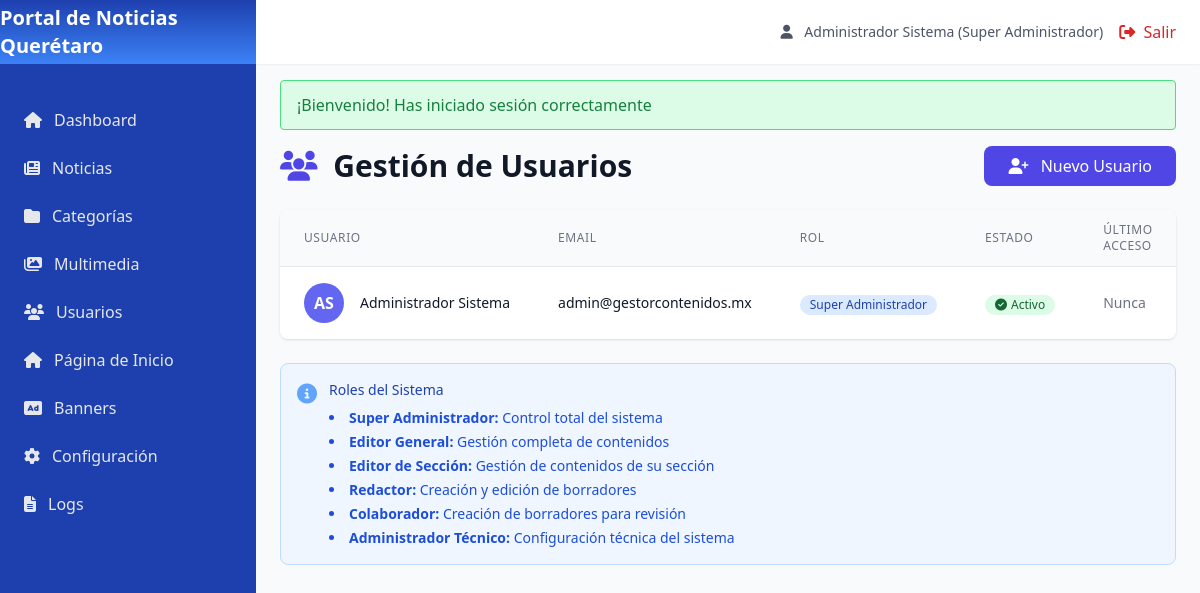
/usuarios.php (signed in), run on the app's committed database.
### tables this page shows
CREATE TABLE IF NOT EXISTS `configuracion` (
  `id` int(11) NOT NULL AUTO_INCREMENT,
  `clave` varchar(100) NOT NULL,
  `valor` text,
  `tipo` varchar(50) DEFAULT 'texto',
  `grupo` varchar(50) DEFAULT 'general',
  `descripcion` varchar(255) DEFAULT NULL,
  PRIMARY KEY (`id`),
  UNIQUE KEY `clave` (`clave`)
);

CREATE TABLE IF NOT EXISTS `usuarios` (
  `id` int(11) NOT NULL AUTO_INCREMENT,
  `nombre` varchar(100) NOT NULL,
  `apellidos` varchar(100) NOT NULL,
  `email` varchar(100) NOT NULL,
  `password` varchar(255) NOT NULL,
  `rol_id` int(11) NOT NULL,
  `activo` tinyint(1) DEFAULT 1,
  `intentos_fallidos` int(11) DEFAULT 0,
  `ultimo_acceso` datetime DEFAULT NULL,
  `fecha_creacion` datetime DEFAULT CURRENT_TIMESTAMP,
  `fecha_modificacion` datetime DEFAULT CURRENT_TIMESTAMP ON UPDATE CURRENT_TIMESTAMP,
  `creado_por` int(11) DEFAULT NULL,
  PRIMARY KEY (`id`),
  UNIQUE KEY `email` (`email`),
  KEY `rol_id` (`rol_id`)
);

CREATE TABLE IF NOT EXISTS `roles` (
  `id` int(11) NOT NULL AUTO_INCREMENT,
  `nombre` varchar(50) NOT NULL,
  `descripcion` varchar(255) DEFAULT NULL,
  `permisos` text,
  `activo` tinyint(1) DEFAULT 1,
  `fecha_creacion` datetime DEFAULT CURRENT_TIMESTAMP,
  PRIMARY KEY (`id`),
  UNIQUE KEY `nombre` (`nombre`)
);

### usuarios.php (the view, shortened to what the rows shown need)
<?php
require_once __DIR__ . '/config/bootstrap.php';
$usuarioModel = new Usuario();
$usuarios = $usuarioModel->getAll();
?>
<div class="space-y-6">
    <div class="flex items-center justify-between">
        <h1 class="text-3xl font-bold text-gray-900">
            <i class="fas fa-users mr-2 text-indigo-600"></i>
            Gestión de Usuarios
        </h1>
        <?php if (hasPermission('usuarios') || hasPermission('all')): ?>
        <a href="<?php echo url('usuario_crear.php'); ?>" class="bg-indigo-600 text-white px-6 py-2 rounded-lg hover:bg-indigo-700 transition-colors">
            <i class="fas fa-user-plus mr-2"></i>
            Nuevo Usuario
        </a>
        <?php endif; ?>
    </div>
    <div class="bg-white rounded-lg shadow overflow-hidden">
        <?php if (empty($usuarios)): ?>
        <div class="p-12 text-center">
            <i class="fas fa-users text-6xl text-gray-300 mb-4"></i>
            <p class="text-gray-500 text-lg">No hay usuarios registrados</p>
        </div>
        <?php else: ?>
        <div class="overflow-x-auto">
        <table class="min-w-full divide-y divide-gray-200">
            <thead class="bg-gray-50">
                <tr>
                    <th class="px-6 py-3 text-left text-xs font-medium text-gray-500 uppercase tracking-wider">
                        Usuario
                    </th>
                    <th class="px-6 py-3 text-left text-xs font-medium text-gray-500 uppercase tracking-wider">
                        Email
                    </th>
                    <th class="px-6 py-3 text-left text-xs font-medium text-gray-500 uppercase tracking-wider">
                        Rol
                    </th>
                    <th class="px-6 py-3 text-left text-xs font-medium text-gray-500 uppercase tracking-wider">
                        Estado
                    </th>
                    <th class="px-6 py-3 text-left text-xs font-medium text-gray-500 uppercase tracking-wider">
                        Último Acceso
                    </th>
                </tr>
            </thead>
            <tbody class="bg-white divide-y divide-gray-200">
                <?php foreach ($usuarios as $usuario): ?>
                <tr class="hover:bg-gray-50">
                    <td class="px-6 py-4 whitespace-nowrap">
                        <div class="flex items-center">
                            <div class="flex-shrink-0 h-10 w-10">
                                <div class="h-10 w-10 rounded-full bg-indigo-500 flex items-center justify-center">
                                    <span class="text-white font-semibold">
                                        <?php echo strtoupper(substr($usuario['nombre'], 0, 1) . substr($usuario['apellidos'], 0, 1)); ?>
                                    </span>
                                </div>
                            </div>
                            <div class="ml-4">
                                <div class="text-sm font-medium text-gray-900">
                                    <?php echo e($usuario['nombre'] . ' ' . $usuario['apellidos']); ?>
                                </div>
                            </div>
                        </div>
                    </td>
                    <td class="px-6 py-4 whitespace-nowrap">
                        <div class="text-sm text-gray-900"><?php echo e($usuario['email']); ?></div>
                    </td>
                    <td class="px-6 py-4 whitespace-nowrap">
                        <span class="inline-flex items-center px-2.5 py-0.5 rounded-full text-xs font-medium bg-blue-100 text-blue-800">
                            <?php echo e($usuario['rol_nombre']); ?>
                        </span>
                    </td>
                    <td class="px-6 py-4 whitespace-nowrap">
                        <?php if ($usuario['activo']): ?>
                        <span class="inline-flex items-center px-2.5 py-0.5 rounded-full text-xs font-medium bg-green-100 text-green-800">
                            <i class="fas fa-check-circle mr-1"></i> Activo
                        </span>
                        <?php else: ?>
                        <span class="inline-flex items-center px-2.5 py-0.5 rounded-full text-xs font-medium bg-red-100 text-red-800">
                            <i class="fas fa-times-circle mr-1"></i> Inactivo
                        </span>
                        <?php endif; ?>
                    </td>
                    <td class="px-6 py-4 whitespace-nowrap text-sm text-gray-500">
                        <?php
                        if ($usuario['ultimo_acceso']) {
                            echo date('d/m/Y H:i', strtotime($usuario['ultimo_acceso']));
                        } else {
                            echo 'Nunca';
                        }
                        ?>
                    </td>
                </tr>
                <?php endforeach; ?>
            </tbody>
        </table>
        </div>
        <?php endif; ?>
    </div>
    <div class="bg-blue-50 border border-blue-200 rounded-lg p-4">
        <div class="flex">
            <div class="flex-shrink-0">
                <i class="fas fa-info-circle text-blue-400 text-xl"></i>
            </div>
            <div class="ml-3">
                <h3 class="text-sm font-medium text-blue-800">
                    Roles del Sistema
                </h3>
                <div class="mt-2 text-sm text-blue-700">
                    <ul class="list-disc list-inside space-y-1">
                        <li><strong>Super Administrador:</strong> Control total del sistema</li>
                        <li><strong>Editor General:</strong> Gestión completa de contenidos</li>
                        <li><strong>Editor de Sección:</strong> Gestión de contenidos de su sección</li>
                        <li><strong>Redactor:</strong> Creación y edición de borradores</li>
                        <li><strong>Colaborador:</strong> Creación de borradores para revisión</li>
                        <li><strong>Administrador Técnico:</strong> Configuración técnica del sistema</li>
                    </ul>
                </div>
            </div>
        </div>
    </div>
</div>
<?php
$content = ob_get_clean();
include __DIR__ . '/app/views/layouts/main.php';
?>

### app/views/layouts/main.php (shortened to what the rows shown need)
<!DOCTYPE html>
<html lang="es">
<head>
    <?php
    if (isAuthenticated()) {
        $configuracionModel = new Configuracion();
        $configGeneral = $configuracionModel->getByGrupo('general');
    ?>
    <?php
    }
    ?>
    <script src="https://cdn.tailwindcss.com"></script>
    <link rel="stylesheet" href="https://cdnjs.cloudflare.com/ajax/libs/font-awesome/6.4.0/css/all.min.css">
    <link href="https://unpkg.com/aos@2.3.1/dist/aos.css" rel="stylesheet">
    <?php
    if (isAuthenticated()) {
        $configuracionModel = new Configuracion();
        $configGeneral = $configuracionModel->getByGrupo('general');
        $nombreSitio = $configGeneral['nombre_sitio']['valor'] ?? 'CMS Noticias';
        $logoSitio = $configGeneral['logo_sitio']['valor'] ?? null;
    }
    ?>
</head>
<body class="bg-gray-50">
    <?php if (isAuthenticated()): ?>
        <div class="fixed inset-y-0 left-0 w-64 sidebar-bg text-white transform -translate-x-full lg:translate-x-0 transition-transform duration-300 ease-in-out z-30" id="sidebar">
            <div class="flex items-center justify-center h-16 sidebar-header-bg">
                <?php if (!empty($logoSitio)): ?>
                <img src="<?php echo e(BASE_URL . $logoSitio); ?>" alt="<?php echo e($nombreSitio); ?>" class="h-10" loading="eager">
                <?php else: ?>
                <h1 class="text-xl font-bold"><?php echo e($nombreSitio ?? 'CMS Noticias'); ?></h1>
                <?php endif; ?>
            </div>
            <nav class="mt-8">
                <a href="<?php echo url('dashboard.php'); ?>" class="flex items-center px-6 py-3 text-gray-200 hover:text-white sidebar-link">
                    <i class="fas fa-home mr-3"></i>
                    Dashboard
                </a>
                <?php if (hasPermission('noticias') || hasPermission('all')): ?>
                <a href="<?php echo url('noticias.php'); ?>" class="flex items-center px-6 py-3 text-gray-200 hover:text-white sidebar-link">
                    <i class="fas fa-newspaper mr-3"></i>
                    Noticias
                </a>
                <?php endif; ?>
                <?php if (hasPermission('categorias') || hasPermission('all')): ?>
                <a href="<?php echo url('categorias.php'); ?>" class="flex items-center px-6 py-3 text-gray-200 hover:text-white sidebar-link">
                    <i class="fas fa-folder mr-3"></i>
                    Categorías
                </a>
                <?php endif; ?>
                <?php if (hasPermission('multimedia') || hasPermission('all')): ?>
                <a href="<?php echo url('multimedia.php'); ?>" class="flex items-center px-6 py-3 text-gray-200 hover:text-white sidebar-link">
                    <i class="fas fa-images mr-3"></i>
                    Multimedia
                </a>
                <?php endif; ?>
                <?php if (hasPermission('usuarios') || hasPermission('all')): ?>
                <a href="<?php echo url('usuarios.php'); ?>" class="flex items-center px-6 py-3 text-gray-200 hover:text-white sidebar-link">
                    <i class="fas fa-users mr-3"></i>
                    Usuarios
                </a>
                <?php endif; ?>
                <?php if (hasPermission('configuracion') || hasPermission('all')): ?>
                <a href="<?php echo url('pagina_inicio.php'); ?>" class="flex items-center px-6 py-3 text-gray-200 hover:text-white sidebar-link">
                    <i class="fas fa-home mr-3"></i>
                    Página de Inicio
                </a>
                <a href="<?php echo url('banners.php'); ?>" class="flex items-center px-6 py-3 text-gray-200 hover:text-white sidebar-link">
                    <i class="fas fa-ad mr-3"></i>
                    Banners
                </a>
                <a href="<?php echo url('configuracion.php'); ?>" class="flex items-center px-6 py-3 text-gray-200 hover:text-white sidebar-link">
                    <i class="fas fa-cog mr-3"></i>
                    Configuración
                </a>
                <?php endif; ?>
                <?php if (hasPermission('logs') || hasPermission('all')): ?>
                <a href="<?php echo url('logs.php'); ?>" class="flex items-center px-6 py-3 text-gray-200 hover:text-white sidebar-link">
                    <i class="fas fa-file-alt mr-3"></i>
                    Logs
                </a>
                <?php endif; ?>
            </nav>
        </div>
        <div class="lg:ml-64">
            <header class="bg-white shadow-sm h-16 fixed top-0 right-0 left-0 lg:left-64 z-20">
                <div class="flex items-center justify-between h-full px-6">
                    <div class="flex items-center space-x-4">
                        <span class="text-sm text-gray-600">
                            <i class="fas fa-user mr-2"></i>
                            <?php
                            $user = getCurrentUser();
                            echo e($user['nombre'] . ' (' . $user['rol'] . ')');
                            ?>
                        </span>
                        <a href="<?php echo url('logout.php'); ?>" class="text-red-600 hover:text-red-800">
                            <i class="fas fa-sign-out-alt mr-1"></i>
                            Salir
                        </a>
                    </div>
                </div>
            </header>
            <main class="pt-20 px-6 pb-6">
                <?php
                $success = getFlash('success');
                ?>
                <?php if ($success): ?>
                <div class="mb-4 bg-green-100 border border-green-400 text-green-700 px-4 py-3 rounded relative" role="alert">
                    <span class="block sm:inline"><?php echo e($success); ?></span>
                </div>
                <?php endif; ?>
                <?php echo $content ?? ''; ?>
            </main>
        </div>
    <?php else: ?>
        <?php echo $content ?? ''; ?>
    <?php endif; ?>
</body>
</html>

### data on the page
configuracion: valor "Portal de Noticias Querétaro"
usuarios: rol.nombre "Administrador Sistema (Super Administrador)", nombre+apellidos "AS", nombre+apellidos "Administrador Sistema", email "admin@gestorcontenidos.mx", rol.nombre "Super Administrador", activo 1 (drawn), shows "Nunca"

### other printed values
$success "¡Bienvenido! Has iniciado sesión correctamente"
